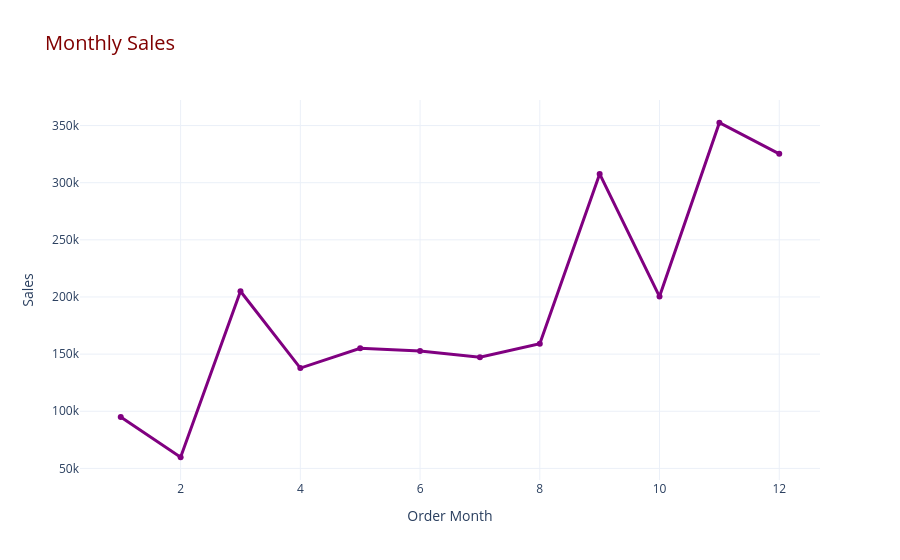

Notebook cell for this chart:
### Markdown cell above
#### i. Monthly Sales

### Code cell
Sales_By_Month = data.groupby('Order Month')['Sales'].sum().reset_index()
fig = px.line(Sales_By_Month,
              x = 'Order Month',
              y = 'Sales',
              title = 'Monthly Sales',
              markers = 'o')
fig.update_traces(line = dict(color = 'purple', width = 3))
fig.update_layout(title_font = dict(color= 'maroon' , size=20))
fig.show()

### Figure 1 — Plotly figure (JSON) as saved in the notebook; plotly's stock layout.template omitted (floating-point values rounded to 4 significant figures)
{"data": [{"hovertemplate": "Order Month=%{x}<br>Sales=%{y}<extra></extra>", "legendgroup": "", "line": {"color": "purple", "dash": "solid", "width": 3}, "marker": {"symbol": "circle"}, "mode": "lines+markers", "name": "", "orientation": "v", "showlegend": false, "type": "scatter", "x": [1, 2, 3, 4, 5, 6, 7, 8, 9, 10, 11, 12], "xaxis": "x", "y": [94920.0, 59750.0, 205000.0, 137800.0, 155000.0, 152700.0, 147200.0, 159000.0, 307600.0, 200300.0, 352500.0, 325300.0], "yaxis": "y"}], "layout": {"legend": {"tracegroupgap": 0}, "title": {"font": {"color": "maroon", "size": 20}, "text": "Monthly Sales"}, "xaxis": {"anchor": "y", "domain": [0, 1], "title": {"text": "Order Month"}}, "yaxis": {"anchor": "x", "domain": [0, 1], "title": {"text": "Sales"}}}}
